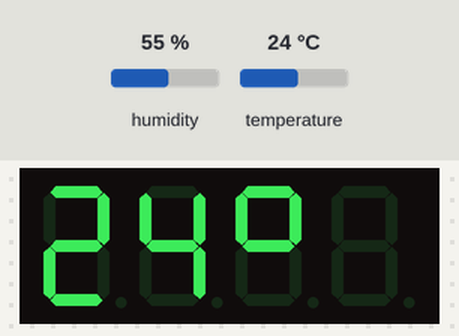
Recording of a program running on a simulated Raspberry Pi (BCM pin numbers). On the bench: 4-digit seven-segment display. The inputs (shaded band) are chosen by the test bench; at power-on: humidity 55 %, temperature 24 °C. The clock reads 2024-03-15 10:24:30 at power-on unless the program sets it; library files of the repository ran but are not shown: tm1637.py.

Above: at 0.6 s.
At 20.6 s:
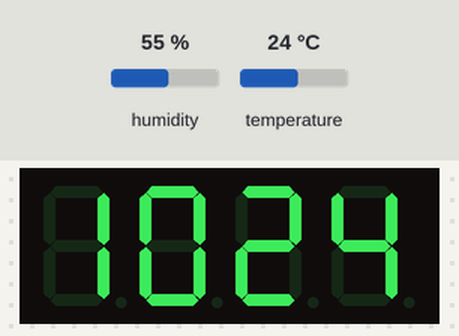
At 28.2 s:
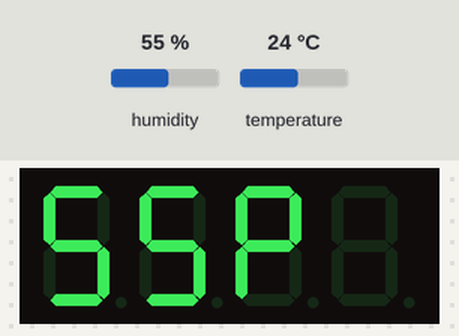
At 38.2 s:
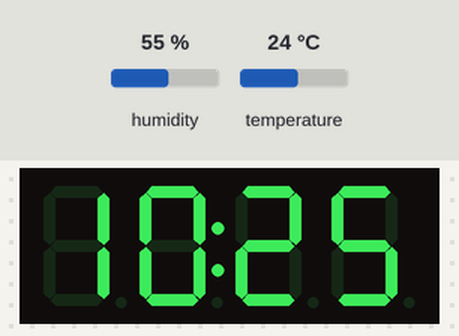

Measured:
- what the display in image 0 shows lasts 5.0 s, from 0.5 s to 5.5 s
- what the display in image 1 shows lasts 2.5 s, from 20.6 s to 23.1 s

The program:

startup_DEPRECATED_.py
```python
import board
import busio
import Adafruit_DHT
import time
import datetime
import RPi.GPIO as GPIO
import tm1637

DHT_SENSOR = Adafruit_DHT.DHT22
DHT_PIN = 4

Display = tm1637.TM1637(20,21,tm1637.BRIGHT_TYPICAL)

Display.Clear()
Display.SetBrightnes(3)

while True:
    try:
        humidity, temp = Adafruit_DHT.read_retry(DHT_SENSOR, DHT_PIN)
        if humidity is not None and temp is not None:
            Display.Clear()
            Display.Show([int(temp/10), int(temp % 10), 38, 36])
            time.sleep(5)
            Display.Show([int(humidity/10), int(humidity % 10), 25, 36])
            time.sleep(5)
    except:
        pass
    for i in range(0,11):
        now = datetime.datetime.now()
        hour = now.hour
        minute = now.minute
        second = now.second
        Display.Show([ int(hour / 10), hour % 10, int(minute / 10), minute % 10 ])
        Display.ShowDoublepoint(i % 2)
        time.sleep(1)

    else:
        time.sleep(1)
```
